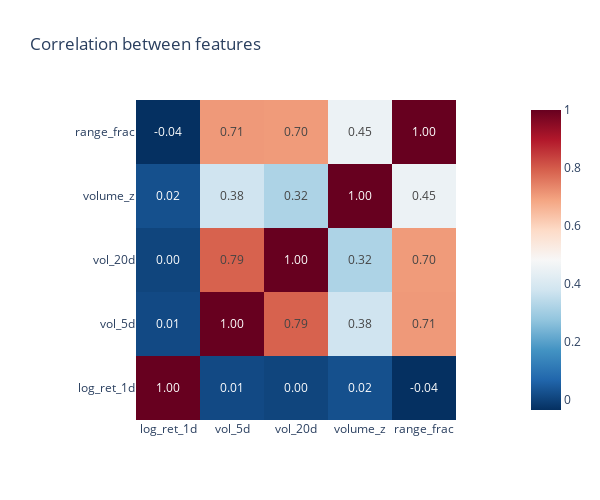

Notebook source saved alongside this figure:
### Markdown cell above
#### Feature Correlation

### Code cell
import plotly.express as px
import plotly.io as pio
corr = feat_df[feature_cols].corr()

fig = px.imshow(
    corr,
    text_auto=".2f",
    color_continuous_scale="RdBu_r",
    origin="lower",
    title="Correlation between features"
)
fig.update_layout(height=500, width=600)
fig.show()

### Figure 1 — Plotly figure (JSON) as saved in the notebook; plotly's stock layout.template omitted (floating-point values rounded to 4 significant figures)
{"data": [{"coloraxis": "coloraxis", "hovertemplate": "x: %{x}<br>y: %{y}<br>color: %{z}<extra></extra>", "name": "0", "texttemplate": "%{z:.2f}", "type": "heatmap", "x": ["log_ret_1d", "vol_5d", "vol_20d", "volume_z", "range_frac"], "xaxis": "x", "y": ["log_ret_1d", "vol_5d", "vol_20d", "volume_z", "range_frac"], "yaxis": "y", "z": [[1, 0.01142, 0.002568, 0.02425, -0.03683], [0.01142, 1, 0.7898, 0.3761, 0.7064], [0.002568, 0.7898, 1, 0.3184, 0.7044], [0.02425, 0.3761, 0.3184, 1, 0.4522], [-0.03683, 0.7064, 0.7044, 0.4522, 1]]}], "layout": {"coloraxis": {"colorscale": [[0, "rgb(5,48,97)"], [0.1, "rgb(33,102,172)"], [0.2, "rgb(67,147,195)"], [0.3, "rgb(146,197,222)"], [0.4, "rgb(209,229,240)"], [0.5, "rgb(247,247,247)"], [0.6, "rgb(253,219,199)"], [0.7, "rgb(244,165,130)"], [0.8, "rgb(214,96,77)"], [0.9, "rgb(178,24,43)"], [1, "rgb(103,0,31)"]]}, "height": 500, "title": {"text": "Correlation between features"}, "width": 600, "xaxis": {"anchor": "y", "constrain": "domain", "domain": [0, 1], "scaleanchor": "y"}, "yaxis": {"anchor": "x", "autorange": true, "constrain": "domain", "domain": [0, 1]}}}
